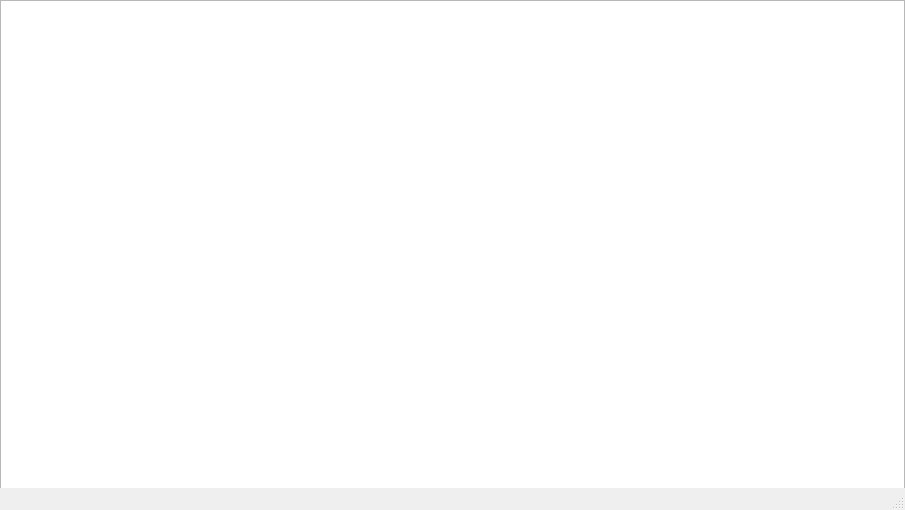
<?xml version="1.0" encoding="UTF-8"?>
<ui version="4.0">
 <class>Player1_Ganador</class>
 <widget class="QMainWindow" name="Player1_Ganador">
  <property name="geometry">
   <rect>
    <x>0</x>
    <y>0</y>
    <width>905</width>
    <height>510</height>
   </rect>
  </property>
  <property name="windowTitle">
   <string>Ganador Player 1</string>
  </property>
  <widget class="QWidget" name="centralwidget">
   <widget class="QGraphicsView" name="graphicsView">
    <property name="geometry">
     <rect>
      <x>0</x>
      <y>0</y>
      <width>905</width>
      <height>510</height>
     </rect>
    </property>
   </widget>
  </widget>
  <widget class="QMenuBar" name="menubar">
   <property name="geometry">
    <rect>
     <x>0</x>
     <y>0</y>
     <width>905</width>
     <height>21</height>
    </rect>
   </property>
  </widget>
  <widget class="QStatusBar" name="statusbar"/>
 </widget>
 <resources/>
 <connections/>
</ui>
